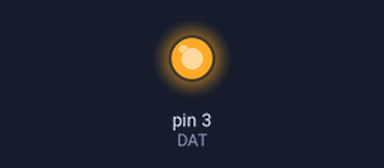
Bench run of a sketch on a simulated Arduino Uno, built with avr-gcc and run on an emulated ATmega328P. On the bench: output pins drawn as LEDs (lit = HIGH). Pins used as bus, display or sensor lines are not drawn.

Above: at 0.5 s.
At 17.5 s:
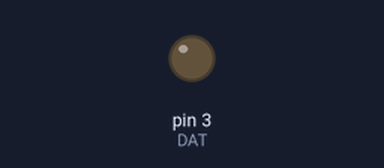
Timing chart, 0 to 20.8 s (numbered marks = the images above):
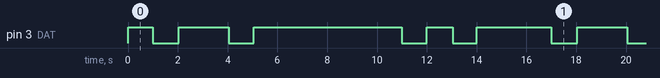

Measured:
- by itself, pin 3 (DAT): repeats every 16.0 s: LOW 1.0 s, HIGH 2.0 s, LOW 1.0 s, HIGH 6.0 s, LOW 1.0 s, HIGH 1.0 s, LOW 0.96 s, HIGH 3.0 s
- by itself, everything shown: repeats every 16.0 s, in 8 steps

The sketch:

sketch_jul16b.ino
```cpp
const unsigned char
dofly_DuanMa[16]={0x3f,0x06,0x5b,0x4f,0x66,0x6d,0x7d,0x07,0x7f,0x6f,0x77,0x7c,0x39,0x5e,0x79,0x71};
int CLK = 2;
int DAT = 3;//A or B
void setup() {
// 循环设置，把对应的端口都设置成输出
pinMode(CLK, OUTPUT);
pinMode(DAT, OUTPUT);
Serial.begin(9600);
}
void SendByte(unsigned char dat)
{
static unsigned char i;
for(i=0;i<8;i++)
{
digitalWrite(CLK,0);
digitalWrite(DAT,bitRead(dat,7-i));//高位先输出。这里也可以用arduino 自带的
digitalWrite(CLK,1);
}
}
// 主循环
void loop() {
// 循环显示0-9 数字
for(int i=0;i<16;i++){
SendByte(dofly_DuanMa[i]);
delay(1000); //调节延时，2 个数字之间的停留间隔
}
}
```
